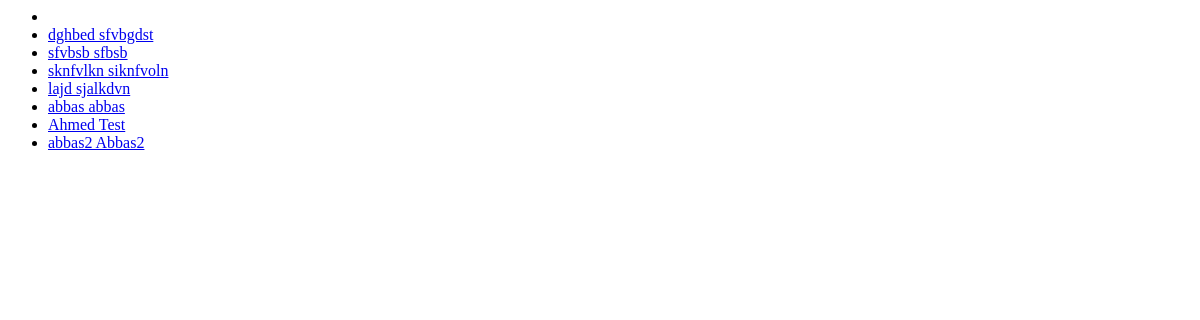
Page /users on the earlier database version.
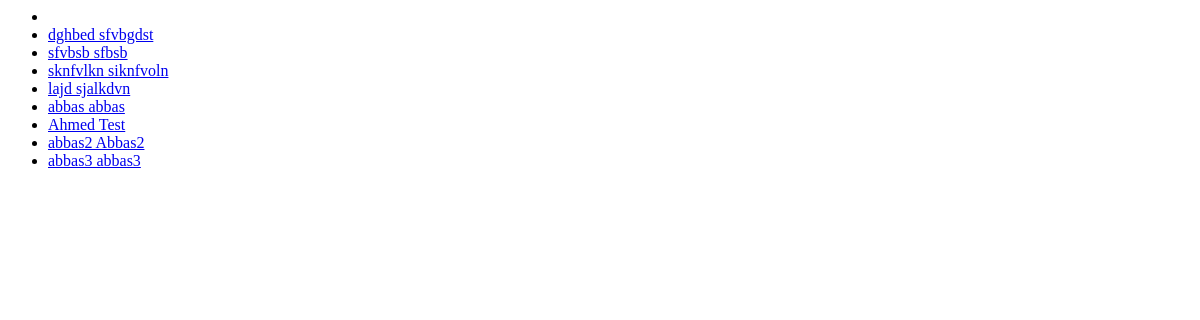
Same page on the later database version.
### social_network/models.py (models this page shows)
class CustomUser(AbstractUser):
    friends = models.ManyToManyField('self')
    username = models.CharField(max_length=100, unique=True)
    password = models.CharField(max_length=100)
    email = models.CharField(max_length=100, unique=True)
    first_name = models.CharField(max_length=100)
    last_name = models.CharField(max_length=100)
    birth_date = models.CharField(max_length=10)
    gender = models.CharField(max_length=8)
    mobile_number = models.CharField(max_length=15)
    def __str__(self):
        return self.first_name + " " + self.last_name

### social_network/views.py (the view)
# urls.py: url(r'^users', views.index, name='index'),
def index(request):
    all_users = CustomUser.objects.all()
    context = {'all_users': all_users}
    return render(request, 'social_network/index.html', context)

### social_network/templates/social_network/index.html
<ul>
    {% for user in all_users%}
    <li><a href="/users/{{ user.pk }}/">{{user}}</a></li>
    {% endfor %}
</ul>

Differences in the rows shown:
added CustomUser: first_name+last_name "abbas3 abbas3"
